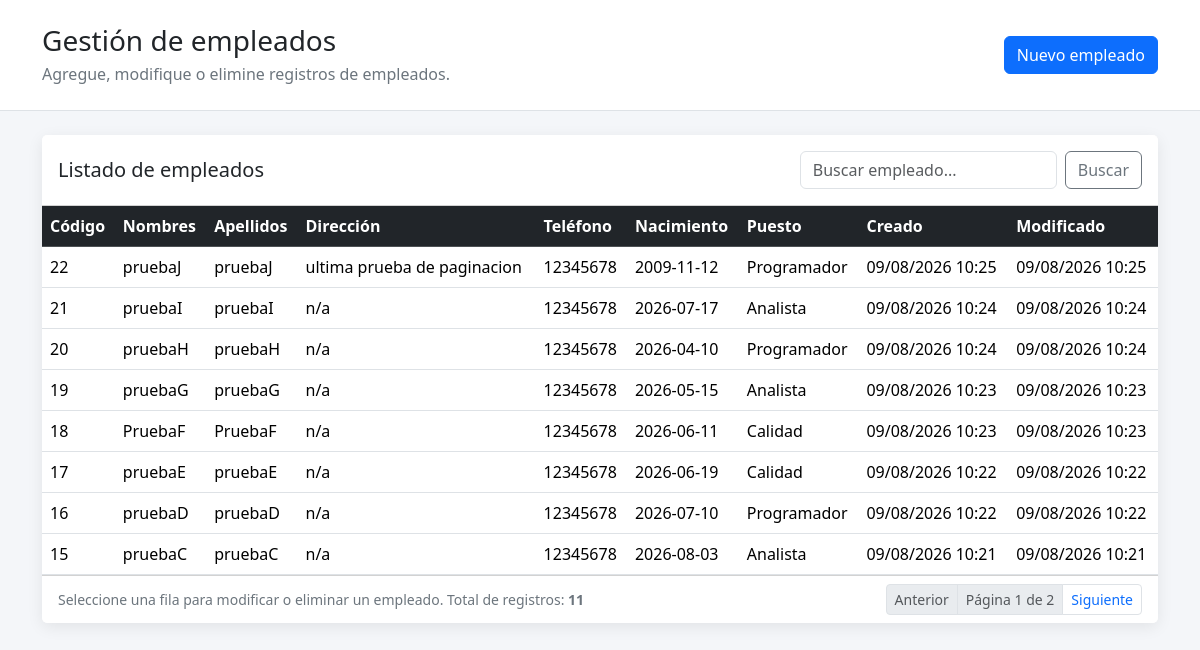
The page / on the database its author committed.
### tables this page shows
CREATE TABLE `empleados` (
  `id_empleado` bigint(20) UNSIGNED NOT NULL,
  `codigo` varchar(10) NOT NULL,
  `nombres` varchar(100) NOT NULL,
  `apellidos` varchar(100) NOT NULL,
  `direccion` varchar(200) DEFAULT NULL,
  `telefono` varchar(8) DEFAULT NULL,
  `fecha_nacimiento` date NOT NULL,
  `id_puesto` bigint(20) UNSIGNED NOT NULL,
  `created_at` timestamp NULL DEFAULT NULL,
  `updated_at` timestamp NULL DEFAULT NULL
);

CREATE TABLE `puestos` (
  `id_puesto` bigint(20) UNSIGNED NOT NULL,
  `puesto` varchar(100) NOT NULL,
  `created_at` timestamp NULL DEFAULT NULL,
  `updated_at` timestamp NULL DEFAULT NULL
);

### funciones.php (called while the page is built, shortened)
<?php
function escapar(?string $valor): string
{
    return htmlspecialchars((string) $valor, ENT_QUOTES, "UTF-8");
}

### index.php (the view, shortened to what this page needs)
<?php
require_once __DIR__ . "/funciones.php";
$conexion = obtener_conexion();
$buscar = trim((string) ($_GET["buscar"] ?? ""));
$pagina_actual = (int) ($_GET["pagina"] ?? 1);
$por_pagina = 8;
if ($buscar !== "") {
    $like = "%{$buscar}%";
    $sql_conteo = "SELECT COUNT(*) AS total
                    FROM empleados AS e
                    INNER JOIN puestos AS p ON e.id_puesto = p.id_puesto
                    WHERE e.codigo LIKE ?
                       OR e.nombres LIKE ?
                       OR e.apellidos LIKE ?
                       OR e.telefono LIKE ?
                       OR p.puesto LIKE ?";
    $consulta_conteo = $conexion->prepare($sql_conteo);
    $consulta_conteo->bind_param("sssss", $like, $like, $like, $like, $like);
    $consulta_conteo->execute();
    $total_registros = (int) $consulta_conteo
        ->get_result()
        ->fetch_assoc()["total"];
    $consulta_conteo->close();
} else {
    $total_registros = (int) $conexion
        ->query("SELECT COUNT(*) AS total FROM empleados")
        ->fetch_assoc()["total"];
}
$total_paginas = max(1, (int) ceil($total_registros / $por_pagina));
$offset = ($pagina_actual - 1) * $por_pagina;
$sql_base = "SELECT
                e.id_empleado,
                e.codigo,
                e.nombres,
                e.apellidos,
                e.direccion,
                e.telefono,
                e.fecha_nacimiento,
                e.id_puesto,
                e.created_at,
                e.updated_at,
                p.puesto
            FROM empleados AS e
            INNER JOIN puestos AS p ON e.id_puesto = p.id_puesto";
if ($buscar !== "") {
    $sql_empleados = $sql_base
        . " WHERE e.codigo LIKE ?
               OR e.nombres LIKE ?
               OR e.apellidos LIKE ?
               OR e.telefono LIKE ?
               OR p.puesto LIKE ?
            ORDER BY e.id_empleado DESC
            LIMIT ? OFFSET ?";
    $consulta_empleados = $conexion->prepare($sql_empleados);
    $consulta_empleados->bind_param(
        "sssssii",
        $like,
        $like,
        $like,
        $like,
        $like,
        $por_pagina,
        $offset
    );
} else {
    $sql_empleados = $sql_base
        . " ORDER BY e.id_empleado DESC
            LIMIT ? OFFSET ?";
    $consulta_empleados = $conexion->prepare($sql_empleados);
    $consulta_empleados->bind_param("ii", $por_pagina, $offset);
}
$consulta_empleados->execute();
$resultado_empleados = $consulta_empleados->get_result();
function url_pagina(int $pagina, string $buscar): string
{
    $parametros = ["pagina" => $pagina];
    return "index.php?" . http_build_query($parametros);
}
function formatear_fecha_hora(?string $valor): string
{
    $fecha = DateTime::createFromFormat("Y-m-d H:i:s", $valor);
    return escapar($fecha->format("d/m/Y H:i"));
}
?>
<!doctype html>
<html lang="es">
<head>
<link
    href="https://cdn.jsdelivr.net/npm/bootstrap@5.3.2/dist/css/bootstrap.min.css"
    rel="stylesheet"
>
</head>
<body>
<header class="page-header py-4 mb-4">
    <div class="container">
        <div class="d-flex flex-column flex-md-row justify-content-between align-items-md-center gap-3">
            <div>
                <h1 class="h3 mb-1">Gestión de empleados</h1>
                <p class="text-secondary mb-0">
                    Agregue, modifique o elimine registros de empleados.
                </p>
            </div>
            <button
                type="button"
                id="btn_nuevo"
                class="btn btn-primary"
            >
                Nuevo empleado
            </button>
        </div>
    </div>
</header>
<main class="container pb-5">
    <div class="card">
        <div class="card-header bg-white py-3">
            <div class="d-flex flex-column flex-md-row justify-content-between align-items-md-center gap-2">
                <h2 class="h5 mb-0">Listado de empleados</h2>
                <form
                    class="d-flex"
                    method="get"
                    action="index.php"
                    role="search"
                >
                    <input
                        type="search"
                        name="buscar"
                        id="txt_buscar"
                        class="form-control"
                        style="max-width: 320px;"
                        placeholder="Buscar empleado..."
                        aria-label="Buscar empleado"
                        value="<?= escapar($buscar) ?>"
                    >
                    <button type="submit" class="btn btn-outline-secondary ms-2">
                        Buscar
                    </button>
                </form>
            </div>
        </div>
        <div class="card-body p-0">
            <div class="table-responsive">
                <table class="table table-hover align-middle mb-0">
                    <thead class="table-dark">
                        <tr>
                            <th scope="col">Código</th>
                            <th scope="col">Nombres</th>
                            <th scope="col">Apellidos</th>
                            <th scope="col">Dirección</th>
                            <th scope="col">Teléfono</th>
                            <th scope="col">Nacimiento</th>
                            <th scope="col">Puesto</th>
                            <th scope="col">Creado</th>
                            <th scope="col">Modificado</th>
                        </tr>
                    </thead>
                    <tbody id="tbl_empleados">
                        <?php if ($resultado_empleados->num_rows > 0): ?>
                            <?php while ($fila = $resultado_empleados->fetch_assoc()): ?>
                            <tr
                                data-id="<?= (int) $fila["id_empleado"] ?>"
                                data-id-puesto="<?= (int) $fila["id_puesto"] ?>"
                                data-codigo="<?= escapar($fila["codigo"]) ?>"
                                data-nombres="<?= escapar($fila["nombres"]) ?>"
                                data-apellidos="<?= escapar($fila["apellidos"]) ?>"
                                data-direccion="<?= escapar($fila["direccion"]) ?>"
                                data-telefono="<?= escapar($fila["telefono"]) ?>"
                                data-nacimiento="<?= escapar($fila["fecha_nacimiento"]) ?>"
                            >
                                <td><?= escapar($fila["codigo"]) ?></td>
                                <td><?= escapar($fila["nombres"]) ?></td>
                                <td><?= escapar($fila["apellidos"]) ?></td>
                                <td><?= escapar($fila["direccion"]) ?></td>
                                <td><?= escapar($fila["telefono"]) ?></td>
                                <td><?= escapar($fila["fecha_nacimiento"]) ?></td>
                                <td><?= escapar($fila["puesto"]) ?></td>
                                <td><?= formatear_fecha_hora($fila["created_at"]) ?></td>
                                <td><?= formatear_fecha_hora($fila["updated_at"]) ?></td>
                            </tr>
                            <?php endwhile; ?>
                        <?php endif; ?>
                    </tbody>
                </table>
            </div>
        </div>
        <div class="card-footer bg-white">
            <div class="d-flex flex-column flex-md-row justify-content-between align-items-md-center gap-2">
                <div class="text-secondary small">
                    Seleccione una fila para modificar o eliminar un empleado.
                    Total de registros: <strong><?= (int) $total_registros ?></strong>
                </div>
                <nav aria-label="Paginación de empleados">
                    <ul class="pagination pagination-sm mb-0">
                        <li class="page-item <?= $pagina_actual <= 1 ? "disabled" : "" ?>">
                            <a
                                class="page-link"
                                href="<?= escapar(url_pagina($pagina_actual - 1, $buscar)) ?>"
                            >
                                Anterior
                            </a>
                        </li>
                        <li class="page-item disabled">
                            <span class="page-link">
                                Página <?= (int) $pagina_actual ?> de <?= (int) $total_paginas ?>
                            </span>
                        </li>
                        <li class="page-item <?= $pagina_actual >= $total_paginas ? "disabled" : "" ?>">
                            <a
                                class="page-link"
                                href="<?= escapar(url_pagina($pagina_actual + 1, $buscar)) ?>"
                            >
                                Siguiente
                            </a>
                        </li>
                    </ul>
                </nav>
            </div>
        </div>
    </div>
</main>
</body>
</html>

### index.php (style rules this page uses)
body { background-color: #f4f6f9; }
.page-header { background-color: #ffffff; border-bottom: 1px solid #dee2e6; }
.card { border: 0; box-shadow: 0 0.25rem 1rem rgba(0, 0, 0, 0.08); }
.table tbody tr { cursor: pointer; }

### rows shown on the page
empleados: codigo "22", nombres "pruebaJ", apellidos "pruebaJ", direccion "ultima prueba de paginacion", telefono "12345678", fecha_nacimiento "2009-11-12", id_puesto.puesto "Programador", created_at "09/08/2026 10:25", updated_at "09/08/2026 10:25"
empleados: codigo "21", nombres "pruebaI", apellidos "pruebaI", direccion "n/a", telefono "12345678", fecha_nacimiento "2026-07-17", id_puesto.puesto "Analista", created_at "09/08/2026 10:24", updated_at "09/08/2026 10:24"
empleados: codigo "20", nombres "pruebaH", apellidos "pruebaH", direccion "n/a", telefono "12345678", fecha_nacimiento "2026-04-10", id_puesto.puesto "Programador", created_at "09/08/2026 10:24", updated_at "09/08/2026 10:24"
empleados: codigo "19", nombres "pruebaG", apellidos "pruebaG", direccion "n/a", telefono "12345678", fecha_nacimiento "2026-05-15", id_puesto.puesto "Analista", created_at "09/08/2026 10:23", updated_at "09/08/2026 10:23"
empleados: codigo "18", nombres "PruebaF", apellidos "PruebaF", direccion "n/a", telefono "12345678", fecha_nacimiento "2026-06-11", id_puesto.puesto "Calidad", created_at "09/08/2026 10:23", updated_at "09/08/2026 10:23"
empleados: codigo "17", nombres "pruebaE", apellidos "pruebaE", direccion "n/a", telefono "12345678", fecha_nacimiento "2026-06-19", id_puesto.puesto "Calidad", created_at "09/08/2026 10:22", updated_at "09/08/2026 10:22"
empleados: codigo "16", nombres "pruebaD", apellidos "pruebaD", direccion "n/a", telefono "12345678", fecha_nacimiento "2026-07-10", id_puesto.puesto "Programador", created_at "09/08/2026 10:22", updated_at "09/08/2026 10:22"
empleados: codigo "15", nombres "pruebaC", apellidos "pruebaC", direccion "n/a", telefono "12345678", fecha_nacimiento "2026-08-03", id_puesto.puesto "Analista", created_at "09/08/2026 10:21", updated_at "09/08/2026 10:21"

### other values the page prints
$total_registros "11"
$pagina_actual "1"
